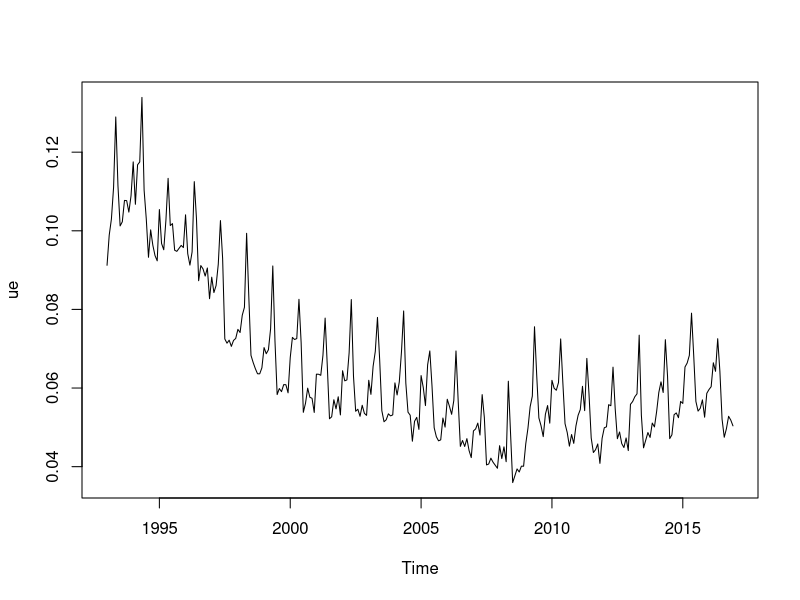
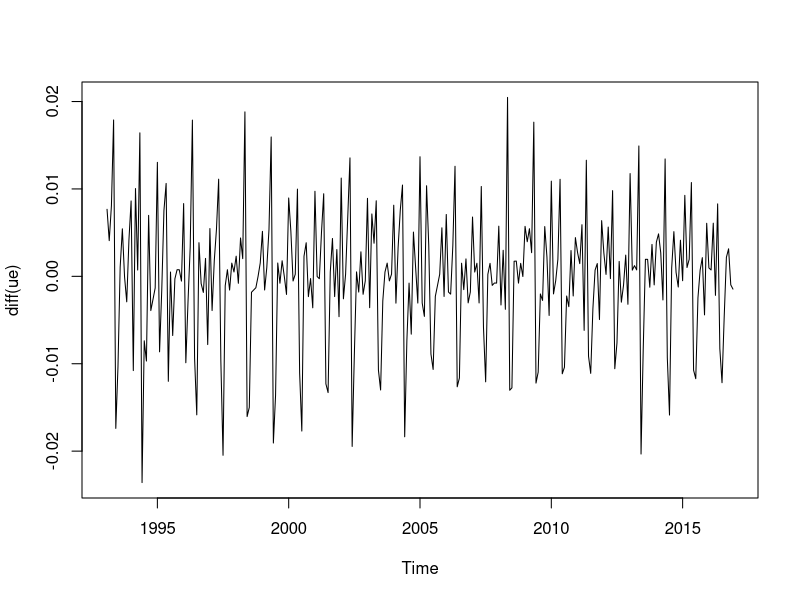
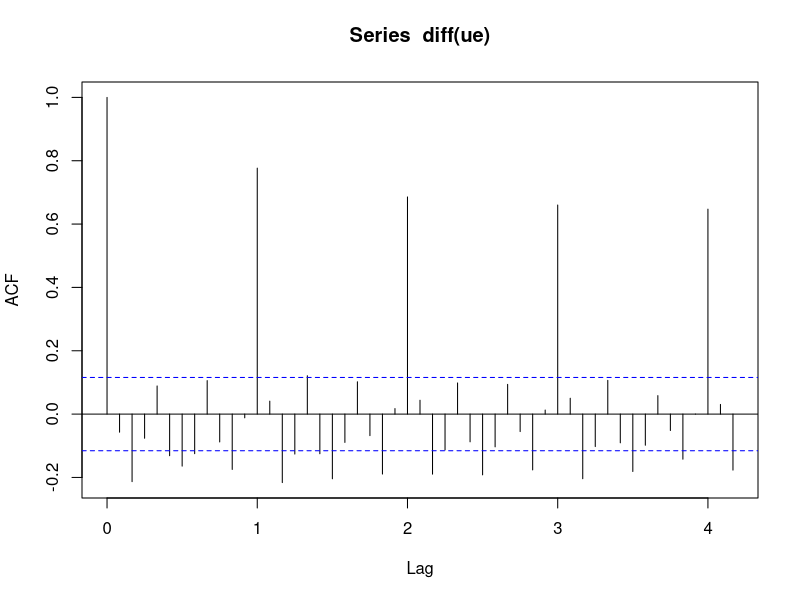
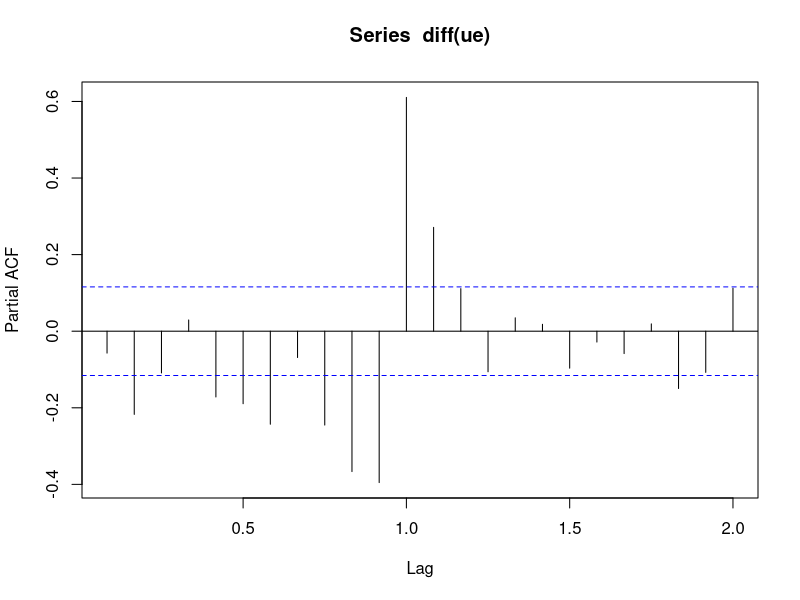

Reproduce these figures in R, in order. (Note: this script raises an error after producing the figures.)
#T1

#a

empl <- read.csv2("empl.csv", header=TRUE)

osuus <- empl$unempl/empl$population

ue <- ts(osuus, start=1993, frequency=12)

ts.plot(ue)

ts.plot(diff(ue))

#Ennemmin erotussarjaa voisi mallintaa stationaarisella ARMA-mallilla.

#Tutkitaan vielä autokorrelaatioita erotussarjalle

acf(diff(ue), lag.max = 50)

pacf(diff(ue))

#b

diff_ue <- ts(diff(ue), start=1993, frequency = 12)

arima_p <- function(p, P) {
  return (arima(diff_ue, order=c(p,1,0), seasonal=c(P,0,0)))
}

#P*s + p 

arima20 <- arima_p(2, 0) #2 parametria

arima21 <- arima_p(2, 1) #5 parametria

arima32 <- arima_p(3, 2) #11 parametria

n <- length(diff_ue)

#tavallinen AIC

AIC(arima20, arima21, arima32)

#korjattu AIC

AIC(arima20, k=2*n/(n-4+1))

AIC(arima21, k=2*n/(n-7+1))

AIC(arima32, k=2*n/(n-13+1))

#BIC

AIC(arima20, k=log(n))

AIC(arima21, k=log(n))

AIC(arima32, k=log(n))

#d

predict_plot <- function(mod, h, newxreg) {
  p <- predict(mod, h, newxreg=newxreg)
  m <- p$pred; s <- p$se
  ts.plot(b, m, m+1.96*s, m-1.96*s, col=c(1,2,2,2), lty=c(1,1,2,2))
}

h <- 48 

t <- time(diff_ue)

nx <- t[length(t)] + (1:h)/12

predict_plot(arima32, h, nx)

#===============================================================================

#T2
